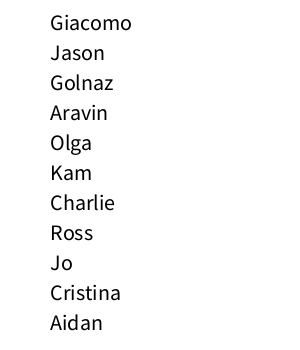
Frame 1 (no input)
Frame 60 (the mouse pressed at the canvas centre just before this capture): identical to frame 1, image omitted
Frame 120 (the mouse held since frame 60 and released just before this capture): identical to frame 1, image omitted

The Processing sketch that drew this single still picture (run headless with seeded random() and noise(); from frame 60 on, the mouse is pressed at the canvas centre):

// Processing sketch: Remove_and_add_names_from_index
// ── Remove_and_add_names_from_index.pde
ArrayList<String> names = new ArrayList();

void setup()
{
  size(300, 350);
  fill(0);
  textSize(22);

  names.add("Giacomo");
  names.add("Jason");
  names.add("Golnaz");
  names.add("Aravin");
  names.add("Olga");
  names.add("Kam");
  names.add("Charlie");
  names.add("Ross");
  names.add("Jo");
  names.add("Cristina");
  names.add("Aidan");
}

void draw()
{
  background(255);
  float yPos = 30;

  for (String name : names)
  {
    text(name, 50, yPos);
    yPos = yPos+30;
  }
}

void keyPressed()
{
  if (key == 'j')
  {
    names.remove("Jason");
    names.remove("Jo");
  } 
  else if (key == 'g')
  {
    names.remove("Golnaz");
    names.remove("Giacomo");
  } 
  else if (key == 'J') {
    names.add("Jason");
    names.add("Jo");
  } 
  else if (key == 'G') {
    names.add("Golnaz");
    names.add("Giacomo");
  }
}
